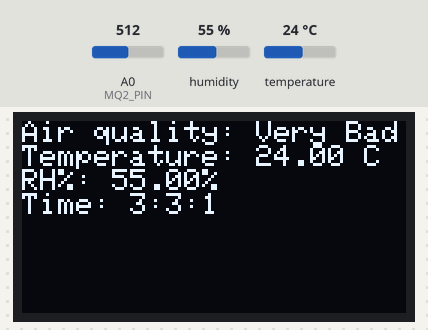
Recording of a sketch running on a simulated Arduino Uno, built with avr-gcc and run on an emulated ATmega328P. Shown: 128×64 one-colour display. The inputs (shaded band) are chosen by the test bench; at power-on: A0 (MQ2_PIN) = 512, humidity 55 %, temperature 24 °C. What the sketch prints to the serial monitor is not drawn.

Above: at 1.2 s.
1.3 s: A0 (MQ2_PIN) set to 203
3.6 s: A0 (MQ2_PIN) set to 194
At 5.1 s:
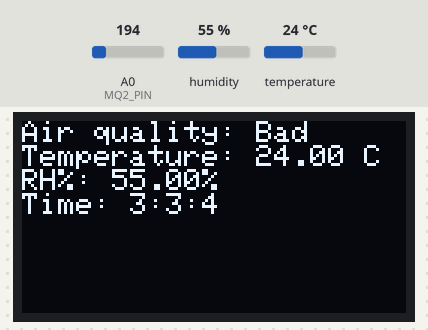
9.0 s: A0 (MQ2_PIN) set to 175
At 10.6 s:
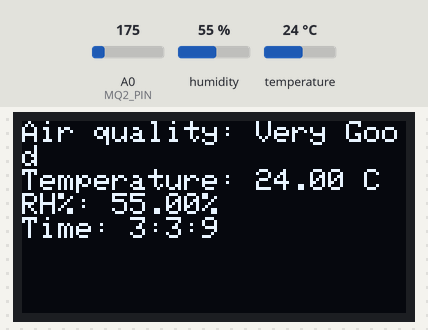
14.5 s: humidity set to 22 %
At 18.0 s:
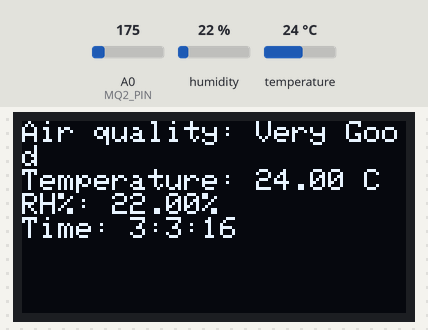
18.8 s: temperature set to 2 °C
At 21.1 s:
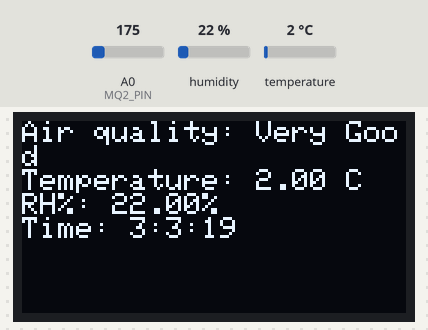
22.1 s: humidity set to 40 %
At 23.1 s:
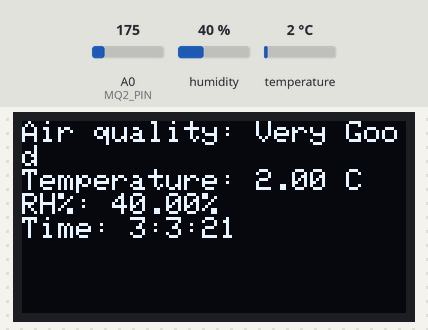
Timing chart, 0 to 25.1 s (numbered marks = the images above; inputs shaded):
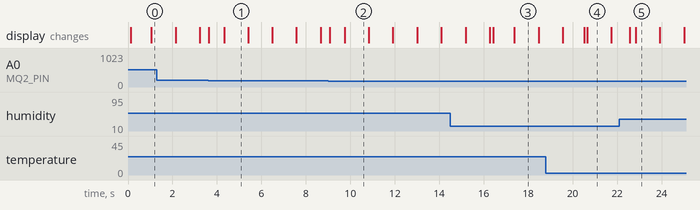

Measured:
- the behaviour switches between 195 and 194 on A0 (MQ2_PIN) (found by bisection; images 0 and 1)
- after the input at 3.6 s, the display: first changes at once (image 1 shows a later state)
- after the input at 9.0 s, the display: first changes after 0.07 s (image 2 shows a later state)
- what the display in image 1 shows lasts 1.1 s, from 4.3 s to 5.4 s

The sketch:

exp-1.ino
```cpp
#include <Wire.h>
#include <Adafruit_GFX.h>
#include <Adafruit_SSD1306.h>
#include <TimeLib.h>  // Time management library
#include <DHT.h>      // Include the DHT library


#define MQ2_PIN A0   // Pin for the MQ2 gas sensor
#define DHT_PIN 3    // Pin for the DHT sensor (connected to D3 on Arduino)


#define DHT_TYPE DHT11  // Change to DHT22 if using that sensor
DHT dht(DHT_PIN, DHT_TYPE);  // Initialize DHT sensor


// OLED setup
#define OLED_RESET -1
#define SCREEN_ADDRESS 0x3C
Adafruit_SSD1306 display(128, 64, &Wire, OLED_RESET);


// Time variables
unsigned long previousMillis = 0;  // Store last time update
const long interval = 1000;         // Interval to update time every 1 second


int hours = 3;     // Set initial time to 3:00:00
int minutes = 3;
int seconds = 0;


void setup() {
  Serial.begin(9600);

  if (!display.begin(SSD1306_SWITCHCAPVCC, SCREEN_ADDRESS)) {
    Serial.println(F("SSD1306 allocation failed"));
    for (;;);
  }


  dht.begin();  // Initialize the DHT sensor


  display.clearDisplay();
  display.setTextColor(SSD1306_WHITE);
  display.setTextSize(1);
  display.display();
}


void loop() {
  // Read current time every second
  unsigned long currentMillis = millis();


  if (currentMillis - previousMillis >= interval) {
    previousMillis = currentMillis;


    // Update the time every second
    seconds++;
    if (seconds >= 60) {
      seconds = 0;
      minutes++;
    }
    if (minutes >= 60) {
      minutes = 0;
      hours++;
    }
    if (hours >= 24) {
      hours = 0;
    }
  }


  // Read the DHT sensor data
  float temperature = dht.readTemperature();  // Temperature in Celsius
  float humidity = dht.readHumidity();        // Humidity in percentage


  // If reading fails, display error
  if (isnan(temperature) || isnan(humidity)) {
    display.clearDisplay();
    display.setCursor(0, 0);
    display.println(F("Failed to read from DHT sensor"));
    display.display();
    return;
  }


  int gasSensorValue = analogRead(MQ2_PIN);
  String airQuality = getAirQuality(gasSensorValue);


  display.clearDisplay();
  display.setCursor(0, 0);

  // Display air quality
  display.print("Air quality: ");
  display.println(airQuality);


  // Display temperature
  display.print("Temperature: ");
  display.print(temperature);
  display.println(" C");


  // Display RH%
  display.print("RH%: ");
  display.print(humidity);
  display.println("%");


  // Display real-time (HH:MM:SS)
  display.print("Time: ");
  display.print(hours);
  display.print(":");
  display.print(minutes);
  display.print(":");
  display.println(seconds);


  display.display();


  // Print gas sensor value to serial monitor
  Serial.print("Gas Sensor Value: ");
  Serial.println(gasSensorValue);


  delay(100);  // Small delay to avoid overwhelming the display
}


// Function to determine air quality based on MQ2 sensor value
String getAirQuality(int value) {
  if (value < 185) return "Very Good";
  else if (value < 190) return "Good";
  else if (value < 195) return "Bad";
  else return "Very Bad";
}
```
